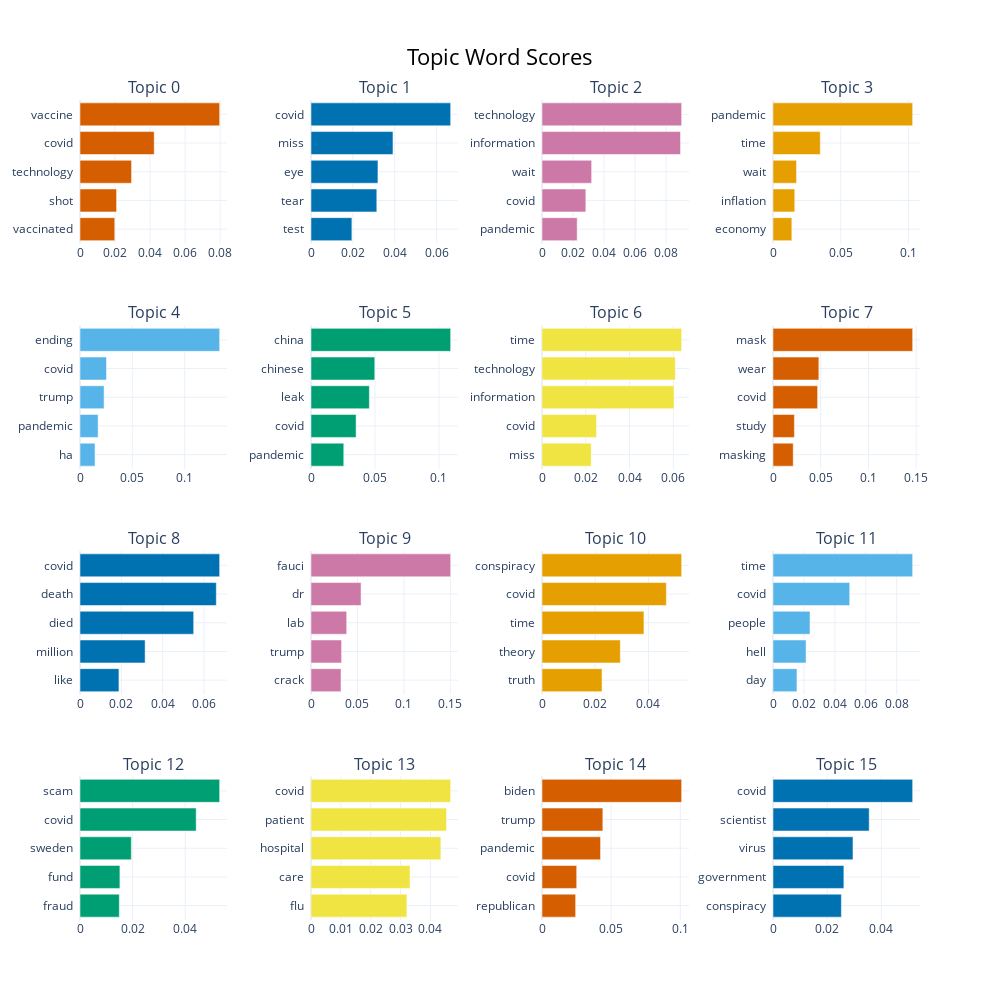

Source (notebook cell):
### Code cell
topic_model.visualize_barchart(top_n_topics=20)

### Figure 1 — Plotly figure (JSON) as saved in the notebook; plotly's stock layout.template omitted (floating-point values rounded to 4 significant figures)
{"data": [{"marker": {"color": "#D55E00"}, "orientation": "h", "type": "bar", "x": [0.01984, 0.02087, 0.02942, 0.04233, 0.07969], "xaxis": "x", "y": ["vaccinated  ", "shot  ", "technology  ", "covid  ", "vaccine  "], "yaxis": "y"}, {"marker": {"color": "#0072B2"}, "orientation": "h", "type": "bar", "x": [0.01952, 0.03141, 0.03196, 0.03914, 0.06667], "xaxis": "x2", "y": ["test  ", "tear  ", "eye  ", "miss  ", "covid  "], "yaxis": "y2"}, {"marker": {"color": "#CC79A7"}, "orientation": "h", "type": "bar", "x": [0.02267, 0.02826, 0.032, 0.08931, 0.09003], "xaxis": "x3", "y": ["pandemic  ", "covid  ", "wait  ", "information  ", "technology  "], "yaxis": "y3"}, {"marker": {"color": "#E69F00"}, "orientation": "h", "type": "bar", "x": [0.01391, 0.01606, 0.01736, 0.03488, 0.1031], "xaxis": "x4", "y": ["economy  ", "inflation  ", "wait  ", "time  ", "pandemic  "], "yaxis": "y4"}, {"marker": {"color": "#56B4E9"}, "orientation": "h", "type": "bar", "x": [0.01434, 0.01731, 0.02301, 0.02529, 0.1334], "xaxis": "x5", "y": ["ha  ", "pandemic  ", "trump  ", "covid  ", "ending  "], "yaxis": "y5"}, {"marker": {"color": "#009E73"}, "orientation": "h", "type": "bar", "x": [0.02562, 0.03525, 0.0456, 0.04985, 0.1091], "xaxis": "x6", "y": ["pandemic  ", "covid  ", "leak  ", "chinese  ", "china  "], "yaxis": "y6"}, {"marker": {"color": "#F0E442"}, "orientation": "h", "type": "bar", "x": [0.02248, 0.02492, 0.06033, 0.06089, 0.0638], "xaxis": "x7", "y": ["miss  ", "covid  ", "information  ", "technology  ", "time  "], "yaxis": "y7"}, {"marker": {"color": "#D55E00"}, "orientation": "h", "type": "bar", "x": [0.02119, 0.02242, 0.04674, 0.04804, 0.1463], "xaxis": "x8", "y": ["masking  ", "study  ", "covid  ", "wear  ", "mask  "], "yaxis": "y8"}, {"marker": {"color": "#0072B2"}, "orientation": "h", "type": "bar", "x": [0.01884, 0.03151, 0.055, 0.06596, 0.06757], "xaxis": "x9", "y": ["like  ", "million  ", "died  ", "death  ", "covid  "], "yaxis": "y9"}, {"marker": {"color": "#CC79A7"}, "orientation": "h", "type": "bar", "x": [0.0323, 0.03294, 0.03843, 0.0539, 0.1503], "xaxis": "x10", "y": ["crack  ", "trump  ", "lab  ", "dr  ", "fauci  "], "yaxis": "y10"}, {"marker": {"color": "#E69F00"}, "orientation": "h", "type": "bar", "x": [0.02255, 0.02942, 0.0383, 0.04672, 0.05247], "xaxis": "x11", "y": ["truth  ", "theory  ", "time  ", "covid  ", "conspiracy  "], "yaxis": "y11"}, {"marker": {"color": "#56B4E9"}, "orientation": "h", "type": "bar", "x": [0.01548, 0.02139, 0.02394, 0.04961, 0.09031], "xaxis": "x12", "y": ["day  ", "hell  ", "people  ", "covid  ", "time  "], "yaxis": "y12"}, {"marker": {"color": "#009E73"}, "orientation": "h", "type": "bar", "x": [0.01495, 0.01517, 0.01952, 0.04418, 0.05311], "xaxis": "x13", "y": ["fraud  ", "fund  ", "sweden  ", "covid  ", "scam  "], "yaxis": "y13"}, {"marker": {"color": "#F0E442"}, "orientation": "h", "type": "bar", "x": [0.03212, 0.03316, 0.04349, 0.04539, 0.04676], "xaxis": "x14", "y": ["flu  ", "care  ", "hospital  ", "patient  ", "covid  "], "yaxis": "y14"}, {"marker": {"color": "#D55E00"}, "orientation": "h", "type": "bar", "x": [0.02433, 0.02509, 0.04233, 0.04398, 0.101], "xaxis": "x15", "y": ["republican  ", "covid  ", "pandemic  ", "trump  ", "biden  "], "yaxis": "y15"}, {"marker": {"color": "#0072B2"}, "orientation": "h", "type": "bar", "x": [0.02524, 0.02615, 0.02951, 0.0355, 0.05154], "xaxis": "x16", "y": ["conspiracy  ", "government  ", "virus  ", "scientist  ", "covid  "], "yaxis": "y16"}], "layout": {"annotations": [{"font": {"size": 16}, "showarrow": false, "text": "Topic 0", "x": 0.0875, "xanchor": "center", "xref": "paper", "y": 1, "yanchor": "bottom", "yref": "paper"}, {"font": {"size": 16}, "showarrow": false, "text": "Topic 1", "x": 0.3625, "xanchor": "center", "xref": "paper", "y": 1, "yanchor": "bottom", "yref": "paper"}, {"font": {"size": 16}, "showarrow": false, "text": "Topic 2", "x": 0.6375, "xanchor": "center", "xref": "paper", "y": 1, "yanchor": "bottom", "yref": "paper"}, {"font": {"size": 16}, "showarrow": false, "text": "Topic 3", "x": 0.9125, "xanchor": "center", "xref": "paper", "y": 1, "yanchor": "bottom", "yref": "paper"}, {"font": {"size": 16}, "showarrow": false, "text": "Topic 4", "x": 0.0875, "xanchor": "center", "xref": "paper", "y": 0.725, "yanchor": "bottom", "yref": "paper"}, {"font": {"size": 16}, "showarrow": false, "text": "Topic 5", "x": 0.3625, "xanchor": "center", "xref": "paper", "y": 0.725, "yanchor": "bottom", "yref": "paper"}, {"font": {"size": 16}, "showarrow": false, "text": "Topic 6", "x": 0.6375, "xanchor": "center", "xref": "paper", "y": 0.725, "yanchor": "bottom", "yref": "paper"}, {"font": {"size": 16}, "showarrow": false, "text": "Topic 7", "x": 0.9125, "xanchor": "center", "xref": "paper", "y": 0.725, "yanchor": "bottom", "yref": "paper"}, {"font": {"size": 16}, "showarrow": false, "text": "Topic 8", "x": 0.0875, "xanchor": "center", "xref": "paper", "y": 0.45, "yanchor": "bottom", "yref": "paper"}, {"font": {"size": 16}, "showarrow": false, "text": "Topic 9", "x": 0.3625, "xanchor": "center", "xref": "paper", "y": 0.45, "yanchor": "bottom", "yref": "paper"}, {"font": {"size": 16}, "showarrow": false, "text": "Topic 10", "x": 0.6375, "xanchor": "center", "xref": "paper", "y": 0.45, "yanchor": "bottom", "yref": "paper"}, {"font": {"size": 16}, "showarrow": false, "text": "Topic 11", "x": 0.9125, "xanchor": "center", "xref": "paper", "y": 0.45, "yanchor": "bottom", "yref": "paper"}, {"font": {"size": 16}, "showarrow": false, "text": "Topic 12", "x": 0.0875, "xanchor": "center", "xref": "paper", "y": 0.175, "yanchor": "bottom", "yref": "paper"}, {"font": {"size": 16}, "showarrow": false, "text": "Topic 13", "x": 0.3625, "xanchor": "center", "xref": "paper", "y": 0.175, "yanchor": "bottom", "yref": "paper"}, {"font": {"size": 16}, "showarrow": false, "text": "Topic 14", "x": 0.6375, "xanchor": "center", "xref": "paper", "y": 0.175, "yanchor": "bottom", "yref": "paper"}, {"font": {"size": 16}, "showarrow": false, "text": "Topic 15", "x": 0.9125, "xanchor": "center", "xref": "paper", "y": 0.175, "yanchor": "bottom", "yref": "paper"}], "height": 1000, "hoverlabel": {"bgcolor": "white", "font": {"family": "Rockwell", "size": 16}}, "showlegend": false, "title": {"font": {"color": "Black", "size": 22}, "text": "Topic Word Scores", "x": 0.5, "xanchor": "center", "yanchor": "top"}, "width": 1000, "xaxis": {"anchor": "y", "domain": [0, 0.175], "showgrid": true}, "xaxis10": {"anchor": "y10", "domain": [0.275, 0.45], "showgrid": true}, "xaxis11": {"anchor": "y11", "domain": [0.55, 0.725], "showgrid": true}, "xaxis12": {"anchor": "y12", "domain": [0.825, 1], "showgrid": true}, "xaxis13": {"anchor": "y13", "domain": [0, 0.175], "showgrid": true}, "xaxis14": {"anchor": "y14", "domain": [0.275, 0.45], "showgrid": true}, "xaxis15": {"anchor": "y15", "domain": [0.55, 0.725], "showgrid": true}, "xaxis16": {"anchor": "y16", "domain": [0.825, 1], "showgrid": true}, "xaxis2": {"anchor": "y2", "domain": [0.275, 0.45], "showgrid": true}, "xaxis3": {"anchor": "y3", "domain": [0.55, 0.725], "showgrid": true}, "xaxis4": {"anchor": "y4", "domain": [0.825, 1], "showgrid": true}, "xaxis5": {"anchor": "y5", "domain": [0, 0.175], "showgrid": true}, "xaxis6": {"anchor": "y6", "domain": [0.275, 0.45], "showgrid": true}, "xaxis7": {"anchor": "y7", "domain": [0.55, 0.725], "showgrid": true}, "xaxis8": {"anchor": "y8", "domain": [0.825, 1], "showgrid": true}, "xaxis9": {"anchor": "y9", "domain": [0, 0.175], "showgrid": true}, "yaxis": {"anchor": "x", "domain": [0.825, 1], "showgrid": true}, "yaxis10": {"anchor": "x10", "domain": [0.275, 0.45], "showgrid": true}, "yaxis11": {"anchor": "x11", "domain": [0.275, 0.45], "showgrid": true}, "yaxis12": {"anchor": "x12", "domain": [0.275, 0.45], "showgrid": true}, "yaxis13": {"anchor": "x13", "domain": [0, 0.175], "showgrid": true}, "yaxis14": {"anchor": "x14", "domain": [0, 0.175], "showgrid": true}, "yaxis15": {"anchor": "x15", "domain": [0, 0.175], "showgrid": true}, "yaxis16": {"anchor": "x16", "domain": [0, 0.175], "showgrid": true}, "yaxis2": {"anchor": "x2", "domain": [0.825, 1], "showgrid": true}, "yaxis3": {"anchor": "x3", "domain": [0.825, 1], "showgrid": true}, "yaxis4": {"anchor": "x4", "domain": [0.825, 1], "showgrid": true}, "yaxis5": {"anchor": "x5", "domain": [0.55, 0.725], "showgrid": true}, "yaxis6": {"anchor": "x6", "domain": [0.55, 0.725], "showgrid": true}, "yaxis7": {"anchor": "x7", "domain": [0.55, 0.725], "showgrid": true}, "yaxis8": {"anchor": "x8", "domain": [0.55, 0.725], "showgrid": true}, "yaxis9": {"anchor": "x9", "domain": [0.275, 0.45], "showgrid": true}}}
